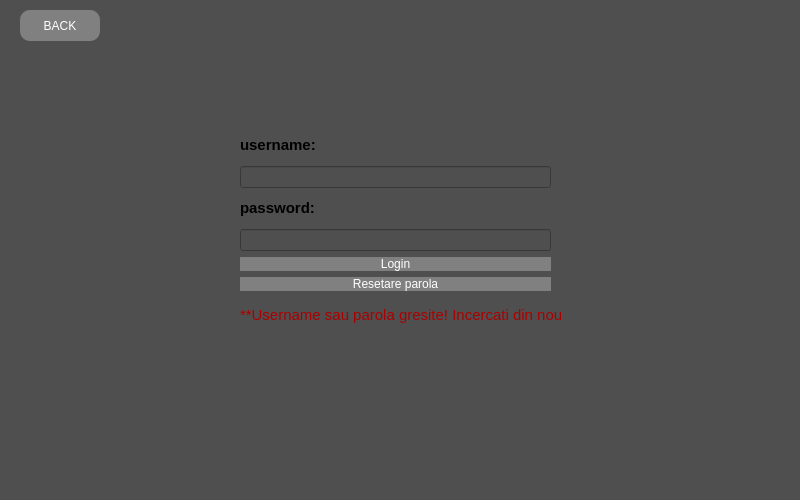
<?xml version="1.0" encoding="UTF-8"?>
<ui version="4.0">
 <class>Login</class>
 <widget class="QMainWindow" name="Login">
  <property name="geometry">
   <rect>
    <x>0</x>
    <y>0</y>
    <width>800</width>
    <height>500</height>
   </rect>
  </property>
  <property name="maximumSize">
   <size>
    <width>800</width>
    <height>500</height>
   </size>
  </property>
  <property name="windowTitle">
   <string>MainWindow</string>
  </property>
  <property name="styleSheet">
   <string notr="true">background-color:rgb(79, 79, 79)</string>
  </property>
  <widget class="QWidget" name="centralwidget">
   <widget class="QWidget" name="layoutWidget">
    <property name="geometry">
     <rect>
      <x>240</x>
      <y>130</y>
      <width>311</width>
      <height>161</height>
     </rect>
    </property>
    <layout class="QVBoxLayout" name="verticalLayout">
     <item>
      <widget class="QLabel" name="label">
       <property name="text">
        <string>&lt;html&gt;&lt;head/&gt;&lt;body&gt;&lt;p&gt;&lt;span style=&quot; font-size:11pt; font-weight:700;&quot;&gt;username:&lt;/span&gt;&lt;/p&gt;&lt;/body&gt;&lt;/html&gt;</string>
       </property>
      </widget>
     </item>
     <item>
      <widget class="QLineEdit" name="lineEdit">
       <property name="styleSheet">
        <string notr="true">font: 700 italic 12pt &quot;Segoe UI&quot;;</string>
       </property>
      </widget>
     </item>
     <item>
      <widget class="QLabel" name="label_2">
       <property name="text">
        <string>&lt;html&gt;&lt;head/&gt;&lt;body&gt;&lt;p&gt;&lt;span style=&quot; font-size:11pt; font-weight:700;&quot;&gt;password:&lt;/span&gt;&lt;/p&gt;&lt;/body&gt;&lt;/html&gt;</string>
       </property>
      </widget>
     </item>
     <item>
      <widget class="QLineEdit" name="lineEdit_2">
       <property name="styleSheet">
        <string notr="true">font: 700 italic 12pt &quot;Segoe UI&quot;;</string>
       </property>
       <property name="echoMode">
        <enum>QLineEdit::Password</enum>
       </property>
      </widget>
     </item>
     <item>
      <widget class="QPushButton" name="loginButton">
       <property name="styleSheet">
        <string notr="true">QPushButton{
background-color: grey;
color: white;
border-style:outset;
border-radius:10px;
border-color:grey;
}
QPushButton:hover{
background-color: rgb(206, 194, 19);
color: white;
border-style:outset;
border-radius:10px;
border-color:grey;
}</string>
       </property>
       <property name="text">
        <string>Login</string>
       </property>
      </widget>
     </item>
     <item>
      <widget class="QPushButton" name="resetare_parola_button">
       <property name="styleSheet">
        <string notr="true">QPushButton{
background-color: grey;
color: white;
border-style:outset;
border-radius:10px;
border-color:grey;
}
QPushButton:hover{
background-color: rgb(206, 194, 19);
color: white;
border-style:outset;
border-radius:10px;
border-color:grey;
}</string>
       </property>
       <property name="text">
        <string>Resetare parola</string>
       </property>
      </widget>
     </item>
    </layout>
   </widget>
   <widget class="QLabel" name="incorrect_label">
    <property name="geometry">
     <rect>
      <x>240</x>
      <y>300</y>
      <width>321</width>
      <height>31</height>
     </rect>
    </property>
    <property name="text">
     <string>&lt;html&gt;&lt;head/&gt;&lt;body&gt;&lt;p&gt;&lt;span style=&quot; font-size:11pt; color:#aa0000;&quot;&gt;**Username sau parola gresite! Incercati din nou.&lt;/span&gt;&lt;/p&gt;&lt;/body&gt;&lt;/html&gt;</string>
    </property>
   </widget>
   <widget class="QPushButton" name="backButton">
    <property name="geometry">
     <rect>
      <x>20</x>
      <y>10</y>
      <width>80</width>
      <height>31</height>
     </rect>
    </property>
    <property name="styleSheet">
     <string notr="true">QPushButton{
background-color: grey;
color: white;
border-style:outset;
border-radius:10px;
border-color:grey;
}
QPushButton:hover{
background-color: rgb(85, 85, 127);
color: white;
border-style:outset;
border-radius:10px;
border-color:grey;
}</string>
    </property>
    <property name="text">
     <string>BACK</string>
    </property>
   </widget>
  </widget>
  <widget class="QMenuBar" name="menubar">
   <property name="geometry">
    <rect>
     <x>0</x>
     <y>0</y>
     <width>800</width>
     <height>17</height>
    </rect>
   </property>
  </widget>
  <widget class="QStatusBar" name="statusbar"/>
 </widget>
 <resources/>
 <connections/>
</ui>
